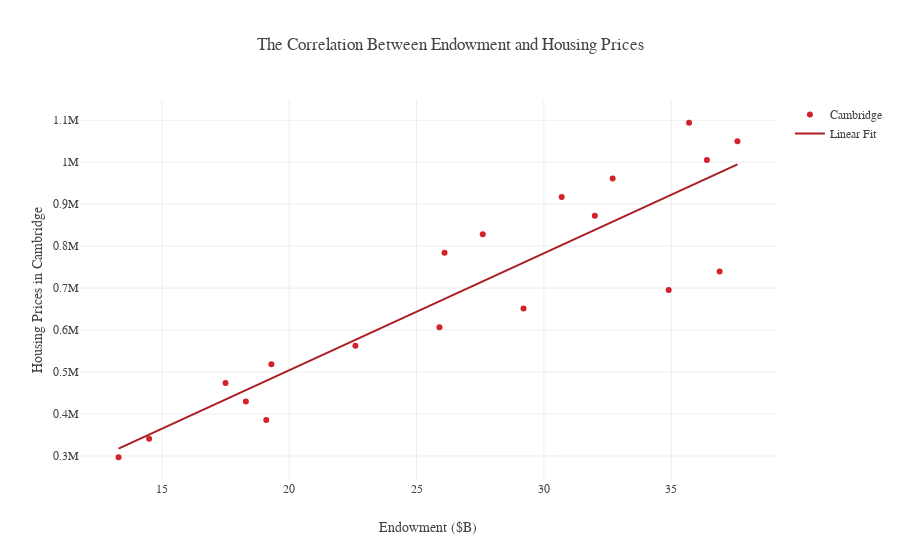

The code cell stored with this chart in its notebook:
### Code cell
endow_housing = grapher(x, y, "Cambridge", "The Correlation Between Endowment and Housing Prices", "Housing Prices in Cambridge", "Endowment ($B)", "endow_housing")
causal_endow_housing = X.zplot(x='x', y='y', z=['z1', 'z2'], z_types={'z1': 'c', 'z2': 'c'}, kind='line', title='The Controlled Correlation Between Endowment (Billions of Dollars) \n and Housing Prices', color="#D2232A")
causal_endow_housing.set(xlabel="Endowment", ylabel="Median Housing Prices in Cambridge ($)")
fig = causal_endow_housing.get_figure()
ax = plt.gca()
ax.set_frame_on(False)
ax.get_yaxis().set_visible(False)
ax.legend_.remove()
fig.savefig('images/housing_endow.svg', format='svg', dpi=1200, bbox_inches='tight')

### Figure 1 — Plotly figure (JSON) as saved in the notebook; plotly's stock layout.template omitted (floating-point values rounded to 4 significant figures)
{"data": [{"marker": {"color": "#D2232A"}, "mode": "markers", "name": "Cambridge", "type": "scatter", "uid": "5b62c37e-b498-11e8-ad70-f21898379586", "x": [13.3, 14.5, 19.1, 18.3, 17.5, 19.3, 22.6, 25.9, 29.2, 34.9, 36.9, 26.1, 27.6, 32, 30.7, 32.7, 36.4, 37.6, 35.7], "y": [297000, 341280, 385560, 429840, 474120, 518400, 562680, 606960, 651240, 695520, 739800, 784080, 828360, 872640, 916920, 961200, 1005480, 1049760, 1094040]}, {"marker": {"color": "#AC1D23"}, "mode": "lines", "name": "Linear Fit", "type": "scatter", "uid": "5b62c4fa-b498-11e8-a42a-f21898379586", "x": [13.3, 14.5, 19.1, 18.3, 17.5, 19.3, 22.6, 25.9, 29.2, 34.9, 36.9, 26.1, 27.6, 32, 30.7, 32.7, 36.4, 37.6, 35.7], "y": [317600.0, 351100.0, 479300.0, 457000.0, 434700.0, 484900.0, 576800.0, 668800.0, 760800.0, 919700.0, 975400.0, 674400.0, 716200.0, 838800.0, 802600.0, 858400.0, 961500.0, 994900.0, 942000.0]}], "layout": {"font": {"family": "Gotham", "size": 12}, "title": "The Correlation Between Endowment and Housing Prices", "xaxis": {"title": "Endowment ($B)"}, "yaxis": {"title": "Housing Prices in Cambridge"}}}
